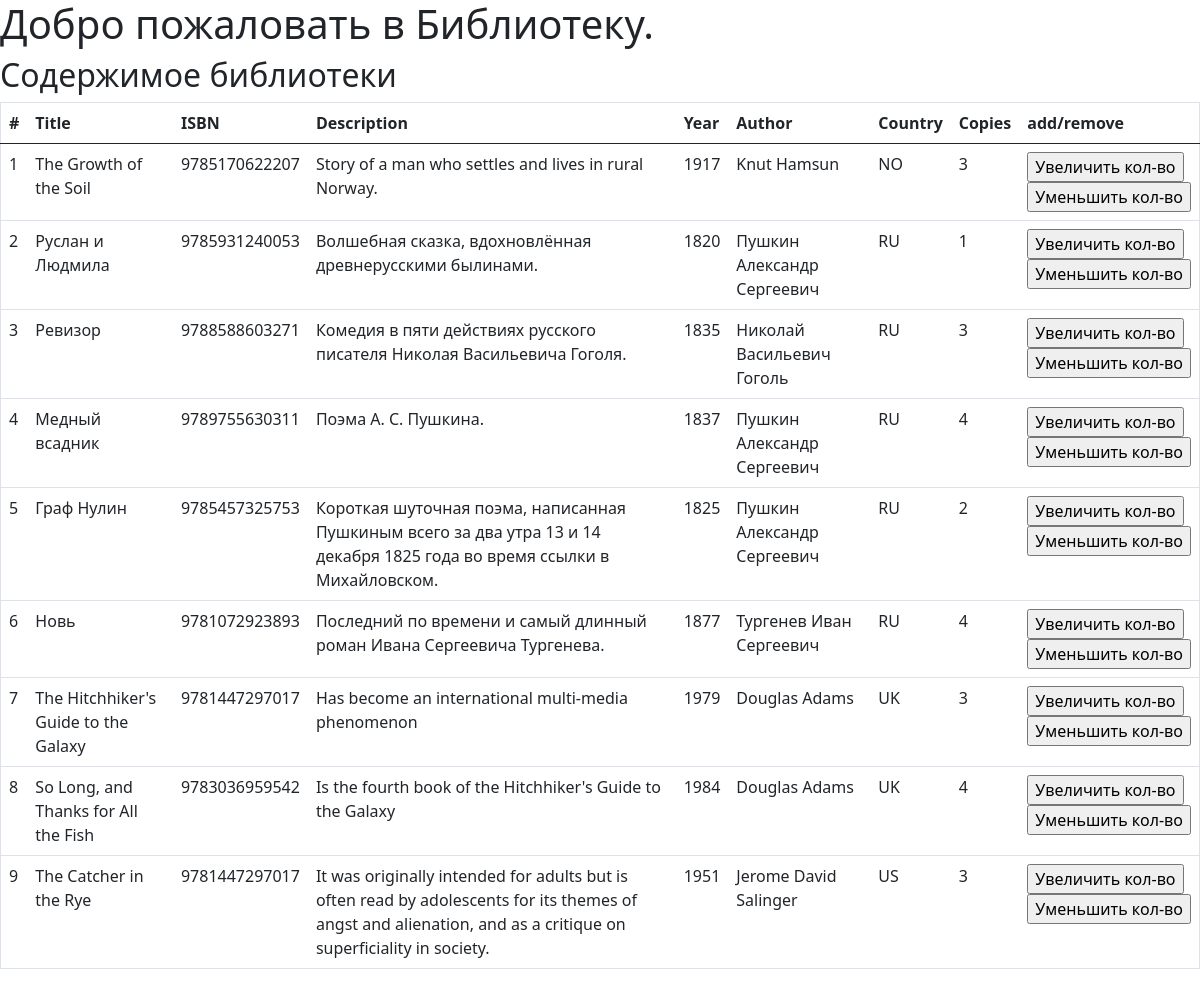
The page / on the database its author committed.
### library/models.py (models this page shows, shortened)
class Book(models.Model):
    ISBN = models.CharField(max_length=13)
    title = models.TextField()
    description = models.TextField()
    year_release = models.SmallIntegerField()
    author = models.ForeignKey(Author, on_delete=models.CASCADE)
    copy_count = models.SmallIntegerField(default=0)
    price = models.DecimalField(max_digits=6, decimal_places=2, default=0)
    publisher = models.ForeignKey(Publisher, null=True, on_delete=models.CASCADE, related_name="books")
    image = models.ImageField(upload_to='covers', null=True, blank=True)

class Author(models.Model):
    full_name = models.TextField()
    birth_year = models.SmallIntegerField()
    country = models.CharField(max_length=2)

### library/views.py (the view)
# urls.py: path('', views.books_list),
def books_list(request):
    template = loader.get_template("index.html")
    books = Book.objects.all()
    data = {
        "books": books
    }
    return HttpResponse(template.render(data, request))

### library/templates/index.html (shortened to what this page needs)
{% extends 'base.html' %}
    {% block content %}
        <h2>Содержимое библиотеки</h2>
        <table border="1" class="table">
            <thead>
                <tr>
                    <th scope="col">#</th>
                    <th scope="col">Title</th>
                    <th scope="col">ISBN</th>
                    <th scope="col">Description</th>
                    <th scope="col">Year</th>
                    <th scope="col">Author</th>
                    <th scope="col">Country</th>
                    <th scope="col">Copies</th>
                    <th scope="col">add/remove</th>
                </tr>
            </thead>
            <tbody>
                {% for book in books %}
                <tr>
                    <td>{{ forloop.counter }}</td>
                    <td>{{ book.title }}</td>
                    <td>{{ book.ISBN }}</td>
                    <td>{{ book.description }}</td>
                    <td>{{ book.year_release }}</td>
                    <td>{{ book.author.full_name }}</td>
                    <td>{{ book.author.country }}</td>
                    <td>{{ book.copy_count }}</td>
                    <td>
                        <form action="/index/book_increment/" method="post" enctype="multipart/form-data">
                            <input type="submit" value="Увеличить кол-во" />
                        </form>
                        <form action="/index/book_decrement/" method="post" enctype="multipart/form-data">
                            <input type="submit" value="Уменьшить кол-во" />
                        </form>
                    </td>
                </tr>
                {% endfor %}
            </tbody>
        </table>
    {% endblock %}

### rows shown on the page
Book: title "The Growth of the Soil", ISBN "9785170622207", description "Story of a man who settles and lives in rural Norway.", year_release "1917", author.full_name "Knut Hamsun", author.country "NO", copy_count "3"
Book: title "Руслан и Людмила", ISBN "9785931240053", description "Волшебная сказка, вдохновлённая древнерусскими былинами.", year_release "1820", author.full_name "Пушкин Александр Сергеевич", author.country "RU", copy_count "1"
Book: title "Ревизор", ISBN "9788588603271", description "Комедия в пяти действиях русского писателя Николая Васильевича Гоголя.", year_release "1835", author.full_name "Николай Васильевич Гоголь", author.country "RU", copy_count "3"
Book: title "Медный всадник", ISBN "9789755630311", description "Поэма А. С. Пушкина.", year_release "1837", author.full_name "Пушкин Александр Сергеевич", author.country "RU", copy_count "4"
Book: title "Граф Нулин", ISBN "9785457325753", description "Короткая шуточная поэма, написанная Пушкиным всего за два утра 13 и 14 декабря 1825 года во время ссылки в Михайловском.", year_release "1825", author.full_name "Пушкин Александр Сергеевич", author.country "RU", copy_count "2"
Book: title "Новь", ISBN "9781072923893", description "Последний по времени и самый длинный роман Ивана Сергеевича Тургенева.", year_release "1877", author.full_name "Тургенев Иван Сергеевич", author.country "RU", copy_count "4"
Book: title "The Hitchhiker's Guide to the Galaxy", ISBN "9781447297017", description "Has become an international multi-media phenomenon", year_release "1979", author.full_name "Douglas Adams", author.country "UK", copy_count "3"
Book: title "So Long, and Thanks for All the Fish", ISBN "9783036959542", description "Is the fourth book of the Hitchhiker's Guide to the Galaxy", year_release "1984", author.full_name "Douglas Adams", author.country "UK", copy_count "4"
Book: title "The Catcher in the Rye", ISBN "9781447297017", description "It was originally intended for adults but is often read by adolescents for its themes of angst and alienation, and as a critique on superficiality in society.", year_release "1951", author.full_name "Jerome David Salinger", author.country "US", copy_count "3"
